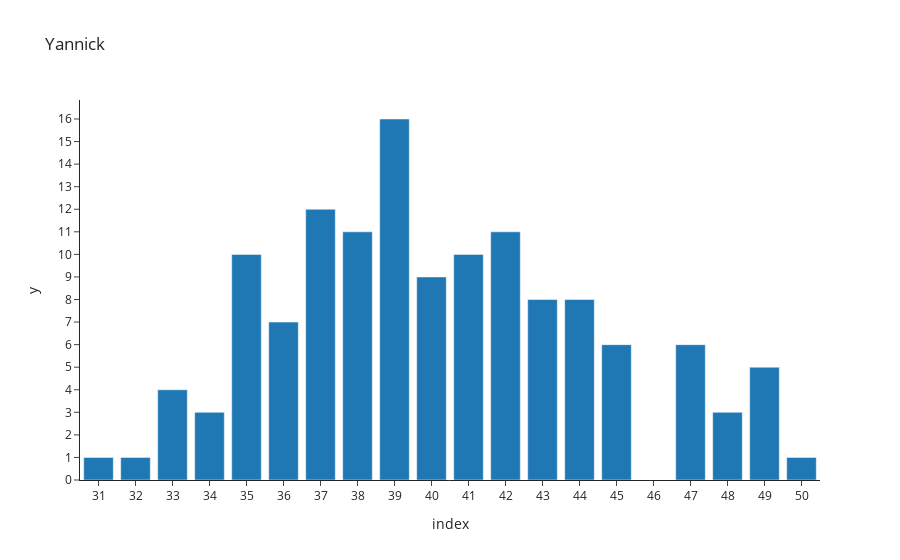
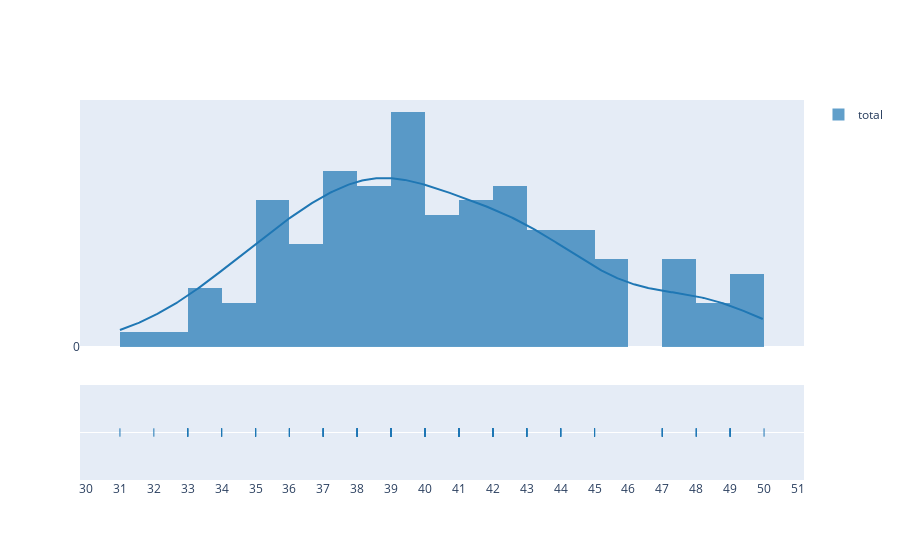
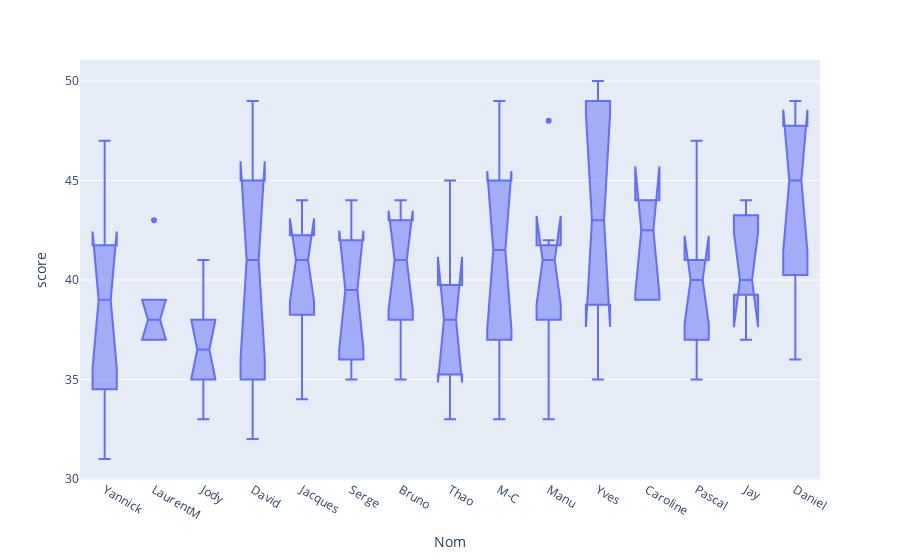
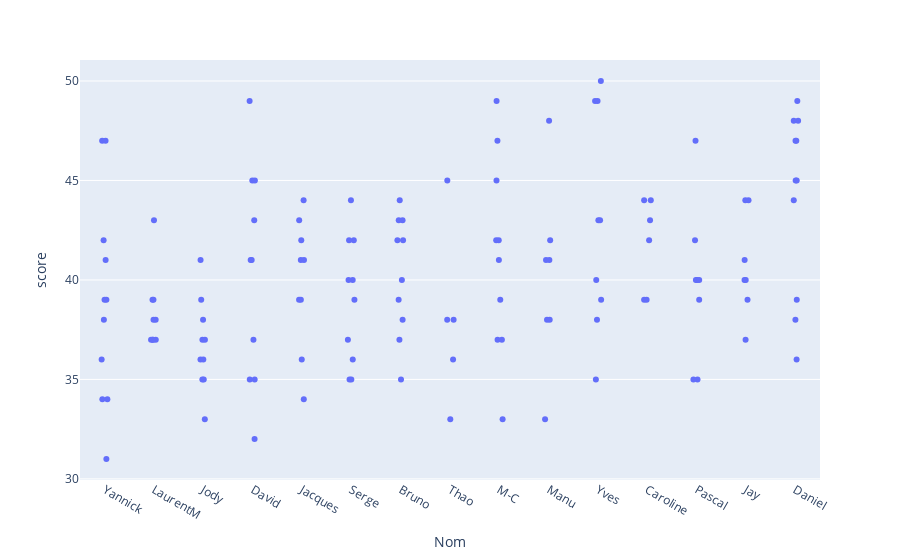

Write notebook code for charts like these, in order.
### Markdown cell above
## Histogrammes

### Code cell
import plotly.express as px
import plotly.figure_factory as ff
import numpy as np

df_long = pd.melt(df, id_vars =['Nom'], value_vars =df.loc[:,'C1':'C11'],var_name='C', value_name='score')
df_long['score'] = 46 - df_long['score']

def histo(data): 
    
    scores = data['score'].value_counts().sort_index()
    scores_temp = scores[scores.index != 46]
    #print(scores_temp.values.tolist())
    fig = px.bar(scores_temp , x=scores_temp.index, y=scores_temp, template="simple_white", title=data['Nom'].iloc[0])
    fig.update_xaxes(nticks=18,dtick=1)
    fig.update_yaxes(dtick=1)
    fig.show()
    #fig2 = ff.create_distplot([scores_temp.index.tolist()], ['values'])
    #fig2.show()

#histogramme avec tous les joueurs
df_total = df_long
#df_total['Nom'] = 'Total'
histo(df_total)

#histogrammes par joueur
noms = df['Nom']
joueurs = pd.DataFrame(noms)
df_means = pd.DataFrame()

for joueur in joueurs['Nom']:
    
    df_long_joueur = df_long[(df_long['Nom'] == joueur) & (df_long['score'] != 46)]
    df_mean_joueur = pd.DataFrame()
    df_mean_joueur['mean'] = df_long_joueur.mean()
    df_mean_joueur['var'] = df_long_joueur.var()
    df_mean_joueur['std'] = df_long_joueur.std()
    df_mean_joueur['Mediane'] = df_long_joueur.quantile(0.5)
    df_mean_joueur['Q1'] = df_long_joueur.quantile(0.25)
    df_mean_joueur['Q3'] = df_long_joueur.quantile(0.75)
    df_mean_joueur['indice'] = df_mean_joueur['Mediane'] - (df_mean_joueur['Q3']-df_mean_joueur['Q1'])/2
    df_mean_joueur['joueur'] = joueur
    df_means = df_means.append(df_mean_joueur, ignore_index=True)

    #histo(df_long_joueur)
df_means = df_means.sort_values('indice').reset_index()
print(df_means)
df_means.to_csv('results-stats.csv', encoding='utf-8')

#fig2 = px.histogram(df_total, x="score")

df_total = df_total[df_total['score'] != 46]
fig2 = ff.create_distplot([df_total['score']], ['total'])
fig2.update_xaxes(nticks=18,dtick=1)
fig2.update_yaxes(dtick=1)
fig2.show()


fig3 = px.box(df_long.query('score != 46'), x="Nom", y="score", notched=True)
fig3.show()

fig4 = px.strip(df_long.query('score != 46'), x="Nom", y="score")
fig4.show()

### Figure 1 — Plotly figure (JSON) as saved in the notebook; plotly's stock layout.template omitted (floating-point values rounded to 4 significant figures)
{"data": [{"alignmentgroup": "True", "hovertemplate": "index=%{x}<br>y=%{y}<extra></extra>", "legendgroup": "", "marker": {"color": "#1F77B4", "pattern": {"shape": ""}}, "name": "", "offsetgroup": "", "orientation": "v", "showlegend": false, "textposition": "auto", "x": [31, 32, 33, 34, 35, 36, 37, 38, 39, 40, 41, 42, 43, 44, 45, 47, 48, 49, 50], "xaxis": "x", "y": [1, 1, 4, 3, 10, 7, 12, 11, 16, 9, 10, 11, 8, 8, 6, 6, 3, 5, 1], "yaxis": "y", "type": "bar"}], "layout": {"xaxis": {"anchor": "y", "domain": [0, 1], "title": {"text": "index"}, "nticks": 18, "dtick": 1}, "yaxis": {"anchor": "x", "domain": [0, 1], "title": {"text": "y"}, "dtick": 1}, "legend": {"tracegroupgap": 0}, "title": {"text": "Yannick"}, "barmode": "relative"}}

### Figure 2 — Plotly figure (JSON) as saved in the notebook; plotly's stock layout.template omitted (floating-point values rounded to 4 significant figures; data arrays with more than 128 entries replaced by an {"elided": "..."} marker saying what was removed)
{"data": [{"autobinx": false, "histnorm": "probability density", "legendgroup": "total", "marker": {"color": "rgb(31, 119, 180)"}, "name": "total", "opacity": 0.7, "x": {"elided": "132 int values"}, "xaxis": "x", "xbins": {"end": 50, "size": 1, "start": 31}, "yaxis": "y", "type": "histogram"}, {"legendgroup": "total", "marker": {"color": "rgb(31, 119, 180)"}, "mode": "lines", "name": "total", "showlegend": false, "x": {"elided": "500 float values"}, "xaxis": "x", "y": {"elided": "500 float values"}, "yaxis": "y", "type": "scatter"}, {"legendgroup": "total", "marker": {"color": "rgb(31, 119, 180)", "symbol": "line-ns-open"}, "mode": "markers", "name": "total", "showlegend": false, "x": {"elided": "132 int values"}, "xaxis": "x", "y": {"elided": "132 str values"}, "yaxis": "y2", "type": "scatter"}], "layout": {"barmode": "overlay", "hovermode": "closest", "legend": {"traceorder": "reversed"}, "xaxis": {"anchor": "y2", "domain": [0, 1], "zeroline": false, "nticks": 18, "dtick": 1}, "yaxis": {"anchor": "free", "domain": [0.35, 1], "position": 0, "dtick": 1}, "yaxis2": {"anchor": "x", "domain": [0, 0.25], "dtick": 1, "showticklabels": false}}}

### Figure 3 — Plotly figure (JSON) as saved in the notebook; plotly's stock layout.template omitted (floating-point values rounded to 4 significant figures; data arrays with more than 128 entries replaced by an {"elided": "..."} marker saying what was removed)
{"data": [{"alignmentgroup": "True", "hovertemplate": "Nom=%{x}<br>score=%{y}<extra></extra>", "legendgroup": "", "marker": {"color": "#636efa"}, "name": "", "notched": true, "offsetgroup": "", "orientation": "v", "showlegend": false, "x": {"elided": "132 str values"}, "x0": " ", "xaxis": "x", "y": {"elided": "132 int values"}, "y0": " ", "yaxis": "y", "type": "box"}], "layout": {"xaxis": {"anchor": "y", "domain": [0, 1], "title": {"text": "Nom"}}, "yaxis": {"anchor": "x", "domain": [0, 1], "title": {"text": "score"}}, "legend": {"tracegroupgap": 0}, "margin": {"t": 60}, "boxmode": "group"}}

### Figure 4 — Plotly figure (JSON) as saved in the notebook; plotly's stock layout.template omitted (floating-point values rounded to 4 significant figures; data arrays with more than 128 entries replaced by an {"elided": "..."} marker saying what was removed)
{"data": [{"alignmentgroup": "True", "boxpoints": "all", "fillcolor": "rgba(255,255,255,0)", "hoveron": "points", "hovertemplate": "Nom=%{x}<br>score=%{y}<extra></extra>", "legendgroup": "", "line": {"color": "rgba(255,255,255,0)"}, "marker": {"color": "#636efa"}, "name": "", "offsetgroup": "", "orientation": "v", "pointpos": 0, "showlegend": false, "x": {"elided": "132 str values"}, "x0": " ", "xaxis": "x", "y": {"elided": "132 int values"}, "y0": " ", "yaxis": "y", "type": "box"}], "layout": {"xaxis": {"anchor": "y", "domain": [0, 1], "title": {"text": "Nom"}}, "yaxis": {"anchor": "x", "domain": [0, 1], "title": {"text": "score"}}, "legend": {"tracegroupgap": 0}, "margin": {"t": 60}, "boxmode": "group"}}
